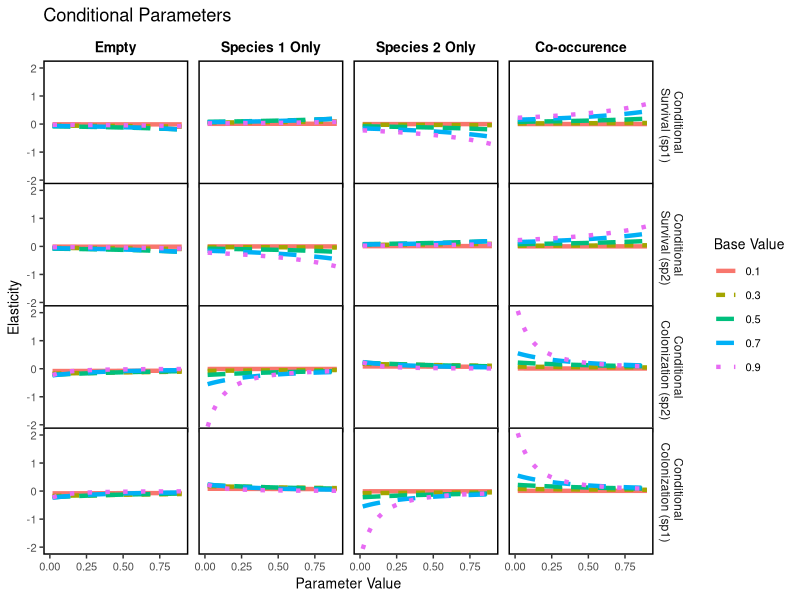
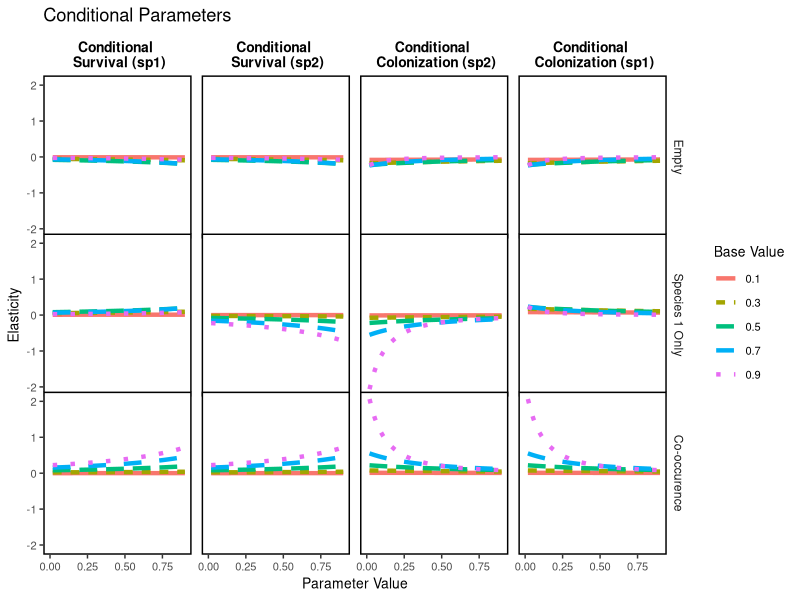
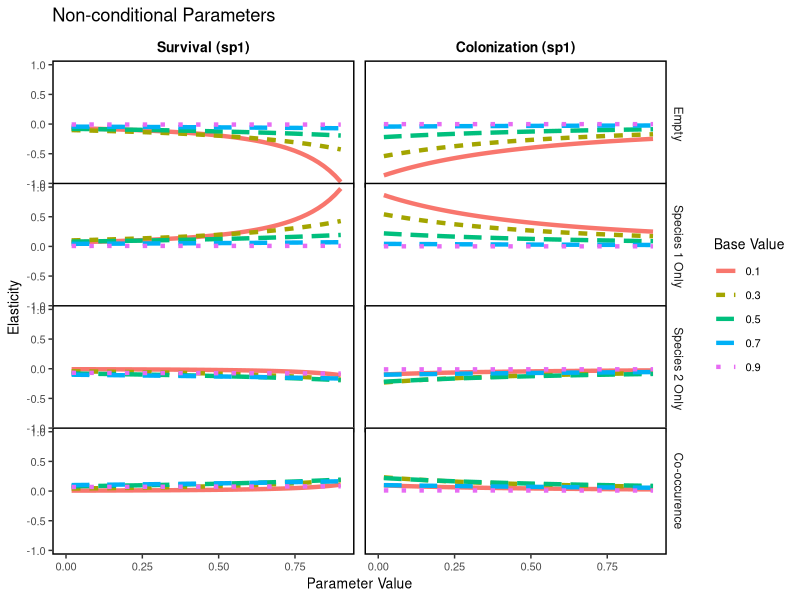
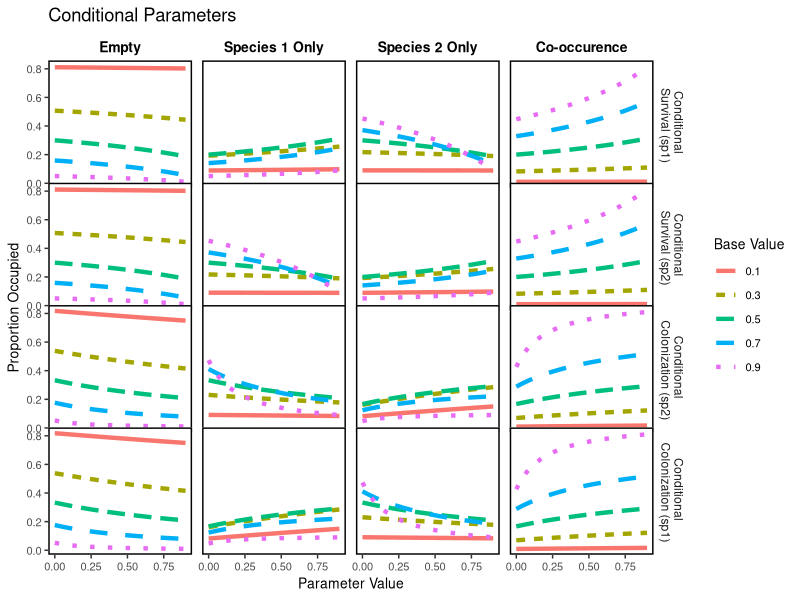

Write R code to recreate these figures, in order.
library(tidyverse)
library(stringr)

params <- c("cond_sp1_surv","cond_sp2_surv", "cond_sp2_col", "cond_sp1_col", "sp1_surv", "sp2_surv","sp1_col", "sp2_col")


## range of parameter values
param_vals <- seq(0,0.9, length.out = 50) 


## parameter values for parameters that are not changing
## could loop over a set of these values as well

base_val = c(0.1, 0.3,0.5,0.7,0.9)



## create transition matrix
sites <- c("Empty", "Sp1_only", "Sp2_only", "Both")

trans <- matrix(data = NA, nrow = 4, ncol = 4, dimnames = list(sites, sites) )




## storing transition states


equil_state <- array(data = 0, dim = c(4, length(params), length(param_vals), length(base_val)),
                     dimnames = list(sites,  params, NULL, NULL)) 

   
for(i in 1:length(base_val)) {   
    ## the next loop is over the 8 different parameters  
for(j in 1:length(params)){
      
      ## all the parameters are set to the base value that was set outside of the loops
      param_base <- c(cond_sp1_surv = base_val[i],
                      cond_sp2_surv = base_val[i],
                      cond_sp2_col = base_val[i],
                      cond_sp1_col = base_val[i],
                      sp1_surv = base_val[i],
                      sp2_surv = base_val[i],
                      sp1_col = base_val[i],
                      sp2_col = base_val[i])
      

      
      
      ## the next loop calculates stable state
      ## loops over all parameter values (set as param_vals outside of the loop)
      ## for a single parameter
      
      for(k in 1:length(param_vals)){
        
        ## set parameter of interest (parameter j) to the appropriate value
        
        param_base[params[j]] <- param_vals[k] 
        
        # fill transition matrix
        trans[1,1] <- 1- (param_base["sp1_col"] * (1- param_base["sp2_col"])) - 
          (param_base["sp2_col"] * (1- param_base["sp1_col"])) - 
          (param_base["sp2_col"] * param_base["sp1_col"])
        trans[2,1] <- param_base["sp1_col"] * (1- param_base["sp2_col"])
        trans[3,1] <- param_base["sp2_col"] * (1- param_base["sp1_col"])
        trans[4,1] <- param_base["sp2_col"] * param_base["sp1_col"]
        
        trans[1,2] <- 1 - (param_base["sp1_surv"] * (1-param_base["cond_sp2_col"])) - 
          ((1-param_base["sp1_surv"]) * param_base["cond_sp2_col"]) - 
          (param_base["sp1_surv"] * param_base["cond_sp2_col"])
        trans[2,2] <- param_base["sp1_surv"] * (1-param_base["cond_sp2_col"])
        trans[3,2] <- (1-param_base["sp1_surv"]) * param_base["cond_sp2_col"]
        trans[4,2] <- param_base["sp1_surv"] * param_base["cond_sp2_col"]
        
        trans[1,3] <- 1-((1-param_base["sp2_surv"]) * param_base["cond_sp1_col"])-
          (param_base["sp2_surv"] * (1-param_base["cond_sp1_col"]))-
          (param_base["sp2_surv"] * param_base["cond_sp1_col"])
        trans[2,3] <- (1-param_base["sp2_surv"]) * param_base["cond_sp1_col"]
        trans[3,3] <- param_base["sp2_surv"] * (1-param_base["cond_sp1_col"])
        trans[4,3] <- param_base["sp2_surv"] * param_base["cond_sp1_col"]
        
        trans[1,4] <- 1 - (param_base["cond_sp1_surv"] * (1- param_base["cond_sp2_surv"])) - 
          (param_base["cond_sp2_surv"] * (1- param_base["cond_sp1_surv"])) - 
          (param_base["cond_sp1_surv"] * param_base["cond_sp2_surv"])
        trans[2,4] <- param_base["cond_sp1_surv"] * (1- param_base["cond_sp2_surv"])
        trans[3,4] <- param_base["cond_sp2_surv"] * (1- param_base["cond_sp1_surv"])
        
        trans[4,4] <- param_base["cond_sp1_surv"] * param_base["cond_sp2_surv"]
        
        ## calculate stable state distribution   
        
        stable_state <- trans %*% (eigen(trans)$vectors[, 1] / sum(eigen(trans)$vectors[, 1]))
        
        equil_state[ ,j,k,i] <- as.numeric(stable_state[,1])
      } #close k
    } #close j
} # close i

## calculate sensitivity 
## calculate change in parameter value
delta_param <- numeric(length = length(param_vals)-1)

for(v in 1:length(param_vals)-1){
  delta_param[v] <- param_vals[v+1] - param_vals[v] ## lol these are all the same bc i used seq to make param vals
}

## well i suck at apply so here we co again

theme_set(theme_bw()) 
theme_update(axis.text.x = element_text(size = 8),
             axis.text.y = element_text(size = 8),
             axis.title.x = element_text(size = 10),
             axis.title.y = element_text(size = 10),
             legend.title = element_text(size = 10),
             legend.text = element_text(size = 8),
             legend.spacing = unit(0.25, "cm"),
             panel.grid.major = element_blank(),
             panel.grid.minor = element_blank(),
             strip.background = element_blank(),
             panel.spacing = unit(0, "lines"),
             legend.key = element_rect(fill = "white"),
             panel.spacing.y = unit(-0.25, "lines"),
             panel.border = element_rect(colour = "black", 
                                         fill = NA, size = 1),
             strip.text.x = element_text(size = 10, colour = "black", 
                                         face = "bold"))

ss <- seq(1,50)
tt <- seq(1,5)
zz <- reshape2::melt(equil_state) %>% rename(Site = Var1, param = Var2) %>% 
  mutate(param_value = plyr::mapvalues(Var3, from = ss, to = param_vals)) %>%
  mutate(base_val =plyr::mapvalues(Var4, from = tt, to = base_val)) 

qq <- zz %>% 
  group_by(base_val, param, Site) %>%
  mutate(elas = (value - lag(value))/delta_param[1])

## separate conditional param from non-conditional so that it is easier to look at
site.lab <- c("Empty", "Species 1 Only", "Species 2 Only", "Co-occurence")
names(site.lab) <- c("Empty", "Sp1_only", "Sp2_only", "Both")
con.lab <- c("Conditional \n Survival (sp1)", "Conditional \n Survival (sp2)", 
             "Conditional \n Colonization (sp1)", "Conditional \n Colonization (sp2)" )
names(con.lab) <- c("cond_sp1_surv", "cond_sp2_surv", 
                    "cond_sp1_col", "cond_sp2_col" )

qq %>% filter(grepl("cond", param)) %>% {
ggplot(., aes(param_value, elas)) + 
  geom_line(aes(color = as.factor(base_val),
                linetype = as.factor(base_val)), lwd = 1.5)  +
  facet_grid(~param~Site, labeller = labeller(Site = site.lab, param = con.lab)) +
  xlab("Parameter Value") + theme(panel.spacing = unit(0.5, "lines"))+
  ylab("Elasticity") + ggtitle("Conditional Parameters") +
    scale_color_discrete(name = "Base Value") + 
    scale_linetype_discrete(name = "Base Value")
    

}

## ok but actually can just filter to one sp only because everything is symmetric

qq %>% filter(grepl("cond", param), Site != "Sp2_only") %>% {
  ggplot(., aes(param_value, elas)) + 
    geom_line(aes(color = as.factor(base_val),
                  linetype = as.factor(base_val)), lwd = 1.5)  +
    facet_grid(~Site~param, labeller = labeller(Site = site.lab, param = con.lab)) +
    xlab("Parameter Value") + theme(panel.spacing = unit(0.5, "lines"))+
    ylab("Elasticity") + ggtitle("Conditional Parameters") +
    scale_color_discrete(name = "Base Value") + 
    scale_linetype_discrete(name = "Base Value")
  
  
}

## non conditional parameters
par.lab <- c("Survival (sp1)","Colonization (sp1)" )
names(par.lab) <- c("sp1_surv", "sp1_col")

qq %>% filter(!grepl("cond", param), grepl("sp1", param)) %>% {
  ggplot(., aes(param_value, elas)) + 
    geom_line(aes(color = as.factor(base_val),
                  linetype = as.factor(base_val)), lwd = 1.5)  +
    facet_grid(~Site~param, labeller = labeller(Site = site.lab, 
                                                 param = par.lab)) +
    xlab("Parameter Value") + theme(panel.spacing = unit(0.5, "lines"))+
    ylab("Elasticity") + ggtitle("Non-conditional Parameters") +
    scale_color_discrete(name = "Base Value") + 
    scale_linetype_discrete(name = "Base Value")
  
  
}


##### graph occupancy instead of sensitivity

qq %>% filter(grepl("cond", param)) %>% {
  ggplot(., aes(param_value, value)) + 
    geom_line(aes(color = as.factor(base_val),
                  linetype = as.factor(base_val)), lwd = 1.5)  +
    facet_grid(~param~Site, labeller = labeller(Site = site.lab, param = con.lab)) +
    xlab("Parameter Value") + theme(panel.spacing = unit(0.5, "lines"))+
    ylab("Proportion Occupied") + ggtitle("Conditional Parameters") +
    scale_color_discrete(name = "Base Value") + 
    scale_linetype_discrete(name = "Base Value")
  
  
}


